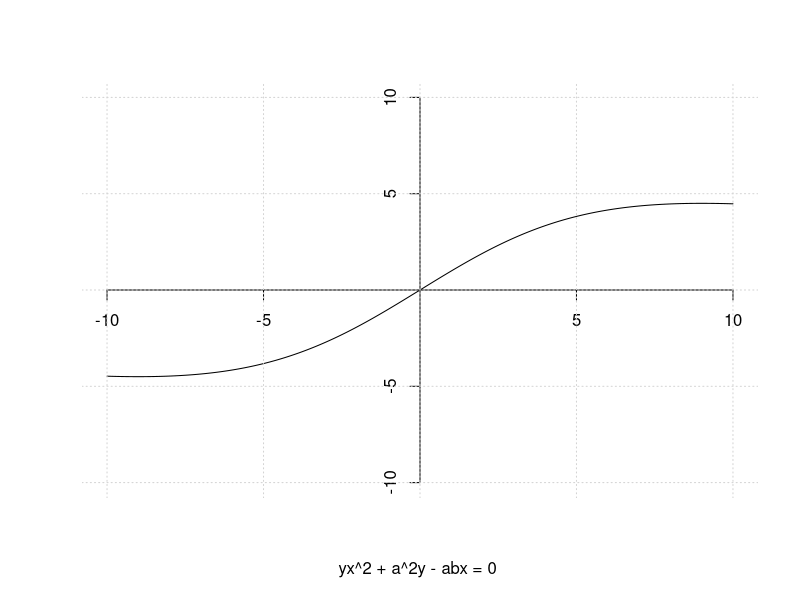

R code for this plot: (Note: this script raises an error after producing the figure.)
## ---- chunk 1
knitr::opts_chunk$set(echo = TRUE)
## ---- chunk 2
Black = "#000000"
Red = "#ee0303"
Blue = "#0395ee"
Grey = "#bfc0c0"
BMW_blue = "#81c4ff"
White = "#faf6f6"
## ---- chunk 3
alpha = beta = 1 + 8
#yx^2 + a^2y - abx = 0 
#y(x^2 + a^2) = abx
# y = abx/(x2 + a2)

f <- function (x,a = alpha, b = beta){
  (a*b*x) / (x^2 + a^2)
}
x_val <- seq(-10,10, by=0.1)
y_val <- f(x_val)

# 
draw <- function() {
# pdf("plot_equation.pdf")
plot.new()
plot.window(xlim = c(-10,10), ylim = c(-10, 10))
lines(x_val, y_val)
axis(1, pos = 0, at = c(-10, -5, 5,10))
axis(2,pos = 0, at=c(-10, -5, 5,10))
title(xlab = "yx^2 + a^2y - abx = 0 ")
grid() 
# dev.off()
}

draw()
## ---- chunk 4
knitr::include_graphics("plot_equation.pdf")
## ---- chunk 5

#yx^2 + a^2y - abx = 0 
# # y = abx/(x2 + a2)

# simple finite difference : f'(0) = f(x0 + h) - f(x0) / h 

#assign h to a small number 
h <- 1e-8

(derivative_at_0 <- (f(0 + h) - f(0)) / h)

## ---- chunk 6
f2 <- function(x){f(x)^2}
(integer_1 <- integrate(f2, lower=0,upper=Inf))


(integer_2 <- integrate(f, lower=0,upper=Inf))
## ---- chunk 7
cherry <- read.csv("kyotocherry.csv")
cherry <- cherry[!is.na(cherry$DOY),]
cherry$Ffdate <-paste0(month.abb[as.numeric(substr(cherry$Ffdate,1,1))] ,substr(cherry$Ffdate,2,4))
str(cherry)
spline_fit <- smooth.spline(cherry$AD, cherry$DOY, df=5)
plot(cherry$AD, cherry$DOY, pch = 20, col = "pink", xlab = "Year", ylab = "Day of Year (DOY)", main = "Smoothed Cherry Blossom Bloom Dates")

lines(spline_fit, col = Red, lwd = 3, type = "l")


## ---- chunk 8

# Function to create a fade effect
fade <- function(colors, alpha) {
  rgbcols <- col2rgb(colors)
  rgb(rgbcols[1, ], rgbcols[2, ], rgbcols[3, ], alpha, max = 255)
}

# Recreate the illusion figure
q3 <- function (){
# pdf("optical_illusion.pdf")
plot.new()
plot.window(xlim = c(0,15), ylim = c(0,15), asp = 1)
# axis(1, pos = 0, at = seq(0,10,1))
# axis(2, pos = 0, at = seq(0,10,1))
# plot(1, type = "n", xlim = c(0, 10), ylim = c(0, 10), axes = FALSE, xlab = "", ylab = "")
# Add lines to recreate the illusion
segments(0, 10, 2.5, 5, col = fade(Black, 255), lwd = 2)
segments(2.5, 5, 5, 0, col = fade(Red, 255), lwd = 2)
segments(3, 5, 5.5, 0, col = fade(Blue, 255), lwd = 2)
rect(2, 0, 3.5, 10, col = fade(Grey, 255))


segments(5, 10, 7.5, 5, col = fade(Black, 255), lwd = 2)
segments(7.5, 5, 10, 0, col = fade(Red, 255), lwd = 2)
segments(8, 5, 10.5, 0, col = fade(Blue, 255), lwd = 2)
rect(7, 0, 8.5, 10, col = fade(Grey, 188))

# dev.off()
}

q3()
## ---- chunk 9
mec <- function(radius = 5){
  plot.new()
  plot.window(xlim = c(0, 10),
              ylim = c(0, 10), asp = 1)
  # axis(1, pos = 0, at= seq(0,10, 0.5))
  # axis(2, pos = 0, at= seq(0,10, 0.5))
  theta <- seq(0, 2 * pi, length = 73)
  x <-  5 + radius * cos(theta)
  y <-  5 + radius * sin(theta)
  polygon(x , y , border   = Black, lwd= 3)
  

#   # Second line (120 degrees)
x2 <- c(10, cos(pi/3))
y2 <- c(10, sin(pi/3))
lines(x2, -y2, lwd = 2, col = "green")

x_coords <- c(5, 4.5, 5, 5.5)  # 
y_coords <- c(10, 5, 4.5, 5)  #
polygon(x_coords, y_coords, col = Black, border = Black, lwd = 2)

# Define the rotation angle (120 degrees = 2 * pi / 3 radians)
theta <- 120 * pi / 180  # Convert degrees to radians

# Define the center of the polygon (optional, otherwise assume (0, 0))
center_x <- 5
center_y <- 5

# Subtract the center to rotate around the polygon's center
x_shifted <- x_coords - center_x
y_shifted <- y_coords - center_y

# Apply the rotation matrix
x_rotated <- x_shifted * cos(theta) - y_shifted * sin(theta)
y_rotated <- x_shifted * sin(theta) + y_shifted * cos(theta)

# Add the center back to the rotated coordinates
x_rotated <- x_rotated + center_x
y_rotated <- y_rotated + center_y
polygon(x_rotated, y_rotated, col = Black, border = Black, lwd = 2)


# Define the center of the polygon (optional, otherwise assume (0, 0))
center_x <- 5
center_y <- 5

# Subtract the center to rotate around the polygon's center
x_shifted1 <- x_rotated - center_x
y_shifted1 <- y_rotated - center_y

# Apply the rotation matrix
x_rotated1 <- x_shifted1 * cos(theta) - y_shifted1 * sin(theta)
y_rotated1 <- x_shifted1 * sin(theta) + y_shifted1 * cos(theta)

# Add the center back to the rotated coordinates
x_rotated1 <- x_rotated1 + center_x
y_rotated1 <- y_rotated1 + center_y
polygon(x_rotated1, y_rotated1, col = Black, border = Black, lwd = 2)
}

mec()
## ---- chunk 10
BMW <- function(radius = 3){
  # Create a new plot
  plot.new()
  plot.window(xlim = c(0, 10), ylim = c(0, 10), asp = 1)
  # axis(1, pos = 0, at = seq(0,10, 0.5))
  # axis(2, pos = 0, at = seq(0,10, 0.5))
  
  # Generate theta values for the full circle
  theta <- seq(0, 2 * pi, length = 100)
  
  # Calculate x and y for the full circle
  x_full <- 5 + radius * cos(theta)
  y_full <- 5 + radius * sin(theta)
  
  # Draw the outer circle with a thick border
  polygon(x_full, y_full, border = Black, lwd = 40)
  
  # Define segments for different sections
  # Top-left (blue)
  theta_topleft <- seq(pi / 2, pi, length = 100)
  x_topleft <- c(5, 5 + (radius*0.8) * cos(theta_topleft))
  y_topleft <- c(5, 5 + (radius * 0.8) * sin(theta_topleft))
  polygon(x_topleft, y_topleft, col = BMW_blue, border = Black, lwd = 2)
  
   # Top-right (white)
   theta_topright <- seq(0, pi / 2, length = 100)
   x_topright <- c(5, 5 + (radius*0.8) * cos(theta_topright))
   y_topright <- c(5, 5 + (radius*0.8) * sin(theta_topright))
   polygon(x_topright, y_topright, col = White, lwd = 2)
  
   # Bottom-left (white)
   theta_bottomleft <- seq(pi, 3 * pi / 2, length = 100)
   x_bottomleft <- c(5, 5 + (radius*0.8) * cos(theta_bottomleft))
   y_bottomleft <- c(5, 5 + (radius*0.8) * sin(theta_bottomleft))
   polygon(x_bottomleft, y_bottomleft, col = White,  lwd = 2)
  
   # Bottom-right (blue)
   theta_bottomright <- seq(3 * pi / 2, 2 * pi, length = 100)
   x_bottomright <- c(5, 5 + (radius*0.8) * cos(theta_bottomright))
   y_bottomright <- c(5, 5 + (radius*0.8) * sin(theta_bottomright))
   polygon(x_bottomright, y_bottomright, col = BMW_blue,  lwd = 2)
  
   # Draw the cross inside the circle
   segments(1.5, 5, 8, 5, lwd = 2)   # Horizontal line
   segments(5, 8.5, 5, 2, lwd = 2)   # Vertical line
   text(2.5,6.8 , "B", col=White, srt=45, cex=2.3)
   text(5,8 , "M", col=White, srt=0, cex=2.3)
   text(7.5,6.8 , "M", col=White, srt=-45, cex=2.3)
}

# Call the function to draw the BMW logo
BMW()

